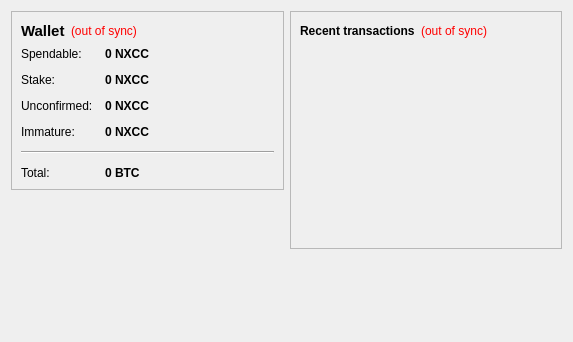
<?xml version="1.0" encoding="UTF-8"?>
<ui version="4.0">
 <class>OverviewPage</class>
 <widget class="QWidget" name="OverviewPage">
  <property name="geometry">
   <rect>
    <x>0</x>
    <y>0</y>
    <width>573</width>
    <height>342</height>
   </rect>
  </property>
  <property name="windowTitle">
   <string>Form</string>
  </property>
  <layout class="QHBoxLayout" name="horizontalLayout" stretch="1,1">
   <item>
    <layout class="QVBoxLayout" name="verticalLayout_2">
     <item>
      <widget class="QFrame" name="frame">
       <property name="frameShape">
        <enum>QFrame::StyledPanel</enum>
       </property>
       <property name="frameShadow">
        <enum>QFrame::Raised</enum>
       </property>
       <layout class="QVBoxLayout" name="verticalLayout_4">
        <item>
         <layout class="QHBoxLayout" name="horizontalLayout_4">
          <item>
           <widget class="QLabel" name="label_5">
            <property name="font">
             <font>
              <pointsize>11</pointsize>
              <weight>75</weight>
              <bold>true</bold>
             </font>
            </property>
            <property name="text">
             <string>Wallet</string>
            </property>
           </widget>
          </item>
          <item>
           <widget class="QLabel" name="labelWalletStatus">
            <property name="toolTip">
             <string>The displayed information may be out of date. Your wallet automatically synchronizes with the NxcCoin network after a connection is established, but this process has not completed yet.</string>
            </property>
            <property name="styleSheet">
             <string notr="true">QLabel { color: red; }</string>
            </property>
            <property name="text">
             <string notr="true">(out of sync)</string>
            </property>
            <property name="alignment">
             <set>Qt::AlignLeading|Qt::AlignLeft|Qt::AlignVCenter</set>
            </property>
           </widget>
          </item>
          <item>
           <spacer name="horizontalSpacer_2">
            <property name="orientation">
             <enum>Qt::Horizontal</enum>
            </property>
            <property name="sizeHint" stdset="0">
             <size>
              <width>40</width>
              <height>20</height>
             </size>
            </property>
           </spacer>
          </item>
         </layout>
        </item>
        <item>
         <layout class="QFormLayout" name="formLayout_2">
          <property name="fieldGrowthPolicy">
           <enum>QFormLayout::AllNonFixedFieldsGrow</enum>
          </property>
          <property name="horizontalSpacing">
           <number>12</number>
          </property>
          <property name="verticalSpacing">
           <number>12</number>
          </property>
          <item row="0" column="0">
           <widget class="QLabel" name="label">
            <property name="text">
             <string>Spendable:</string>
            </property>
           </widget>
          </item>
          <item row="0" column="1">
           <widget class="QLabel" name="labelBalance">
            <property name="font">
             <font>
              <weight>75</weight>
              <bold>true</bold>
             </font>
            </property>
            <property name="cursor">
             <cursorShape>IBeamCursor</cursorShape>
            </property>
            <property name="toolTip">
             <string>Your current spendable balance</string>
            </property>
            <property name="text">
             <string notr="true">0 NXCC</string>
            </property>
            <property name="textInteractionFlags">
             <set>Qt::LinksAccessibleByMouse|Qt::TextSelectableByKeyboard|Qt::TextSelectableByMouse</set>
            </property>
           </widget>
          </item>
          <item row="1" column="0">
           <widget class="QLabel" name="label_6">
            <property name="text">
             <string>Stake:</string>
            </property>
           </widget>
          </item>
          <item row="1" column="1">
           <widget class="QLabel" name="labelStake">
            <property name="font">
             <font>
              <weight>75</weight>
              <bold>true</bold>
             </font>
            </property>
            <property name="cursor">
             <cursorShape>IBeamCursor</cursorShape>
            </property>
            <property name="toolTip">
             <string>Total of coins that was staked, and do not yet count toward the current balance</string>
            </property>
            <property name="text">
             <string notr="true">0 NXCC</string>
            </property>
            <property name="textInteractionFlags">
             <set>Qt::LinksAccessibleByMouse|Qt::TextSelectableByKeyboard|Qt::TextSelectableByMouse</set>
            </property>
           </widget>
          </item>
          <item row="2" column="0">
           <widget class="QLabel" name="label_3">
            <property name="text">
             <string>Unconfirmed:</string>
            </property>
           </widget>
          </item>
          <item row="2" column="1">
           <widget class="QLabel" name="labelUnconfirmed">
            <property name="font">
             <font>
              <weight>75</weight>
              <bold>true</bold>
             </font>
            </property>
            <property name="cursor">
             <cursorShape>IBeamCursor</cursorShape>
            </property>
            <property name="toolTip">
             <string>Total of transactions that have yet to be confirmed, and do not yet count toward the current balance</string>
            </property>
            <property name="text">
             <string notr="true">0 NXCC</string>
            </property>
            <property name="textInteractionFlags">
             <set>Qt::LinksAccessibleByMouse|Qt::TextSelectableByKeyboard|Qt::TextSelectableByMouse</set>
            </property>
           </widget>
          </item>
          <item row="3" column="0">
           <widget class="QLabel" name="labelImmatureText">
            <property name="text">
             <string>Immature:</string>
            </property>
           </widget>
          </item>
          <item row="3" column="1">
           <widget class="QLabel" name="labelImmature">
            <property name="font">
             <font>
              <weight>75</weight>
              <bold>true</bold>
             </font>
            </property>
            <property name="toolTip">
             <string>Mined balance that has not yet matured</string>
            </property>
            <property name="text">
             <string notr="true">0 NXCC</string>
            </property>
            <property name="textInteractionFlags">
             <set>Qt::LinksAccessibleByMouse|Qt::TextSelectableByKeyboard|Qt::TextSelectableByMouse</set>
            </property>
           </widget>
          </item>
          <item row="4" column="0" colspan="2">
           <widget class="Line" name="line">
            <property name="orientation">
             <enum>Qt::Horizontal</enum>
            </property>
           </widget>
          </item>
          <item row="5" column="0">
           <widget class="QLabel" name="labelTotalText">
            <property name="text">
             <string>Total:</string>
            </property>
           </widget>
          </item>
          <item row="5" column="1">
           <widget class="QLabel" name="labelTotal">
            <property name="font">
             <font>
              <weight>75</weight>
              <bold>true</bold>
             </font>
            </property>
            <property name="cursor">
             <cursorShape>IBeamCursor</cursorShape>
            </property>
            <property name="toolTip">
             <string>Your current total balance</string>
            </property>
            <property name="text">
             <string notr="true">0 BTC</string>
            </property>
            <property name="textInteractionFlags">
             <set>Qt::LinksAccessibleByMouse|Qt::TextSelectableByKeyboard|Qt::TextSelectableByMouse</set>
            </property>
           </widget>
          </item>
         </layout>
        </item>
       </layout>
      </widget>
     </item>
     <item>
      <spacer name="verticalSpacer">
       <property name="orientation">
        <enum>Qt::Vertical</enum>
       </property>
       <property name="sizeHint" stdset="0">
        <size>
         <width>20</width>
         <height>40</height>
        </size>
       </property>
      </spacer>
     </item>
    </layout>
   </item>
   <item>
    <layout class="QVBoxLayout" name="verticalLayout_3">
     <item>
      <widget class="QFrame" name="frame_2">
       <property name="frameShape">
        <enum>QFrame::StyledPanel</enum>
       </property>
       <property name="frameShadow">
        <enum>QFrame::Raised</enum>
       </property>
       <layout class="QVBoxLayout" name="verticalLayout">
        <item>
         <layout class="QHBoxLayout" name="horizontalLayout_2">
          <item>
           <widget class="QLabel" name="label_4">
            <property name="text">
             <string>&lt;b&gt;Recent transactions&lt;/b&gt;</string>
            </property>
           </widget>
          </item>
          <item>
           <widget class="QLabel" name="labelTransactionsStatus">
            <property name="toolTip">
             <string>The displayed information may be out of date. Your wallet automatically synchronizes with the NxcCoin network after a connection is established, but this process has not completed yet.</string>
            </property>
            <property name="styleSheet">
             <string notr="true">QLabel { color: red; }</string>
            </property>
            <property name="text">
             <string notr="true">(out of sync)</string>
            </property>
            <property name="alignment">
             <set>Qt::AlignRight|Qt::AlignTrailing|Qt::AlignVCenter</set>
            </property>
           </widget>
          </item>
          <item>
           <spacer name="horizontalSpacer">
            <property name="orientation">
             <enum>Qt::Horizontal</enum>
            </property>
            <property name="sizeHint" stdset="0">
             <size>
              <width>40</width>
              <height>20</height>
             </size>
            </property>
           </spacer>
          </item>
         </layout>
        </item>
        <item>
         <widget class="QListView" name="listTransactions">
          <property name="styleSheet">
           <string notr="true">QListView { background: transparent; }</string>
          </property>
          <property name="frameShape">
           <enum>QFrame::NoFrame</enum>
          </property>
          <property name="verticalScrollBarPolicy">
           <enum>Qt::ScrollBarAlwaysOff</enum>
          </property>
          <property name="horizontalScrollBarPolicy">
           <enum>Qt::ScrollBarAlwaysOff</enum>
          </property>
          <property name="selectionMode">
           <enum>QAbstractItemView::NoSelection</enum>
          </property>
         </widget>
        </item>
       </layout>
      </widget>
     </item>
     <item>
      <spacer name="verticalSpacer_2">
       <property name="orientation">
        <enum>Qt::Vertical</enum>
       </property>
       <property name="sizeHint" stdset="0">
        <size>
         <width>20</width>
         <height>40</height>
        </size>
       </property>
      </spacer>
     </item>
    </layout>
   </item>
  </layout>
 </widget>
 <resources/>
 <connections/>
</ui>
